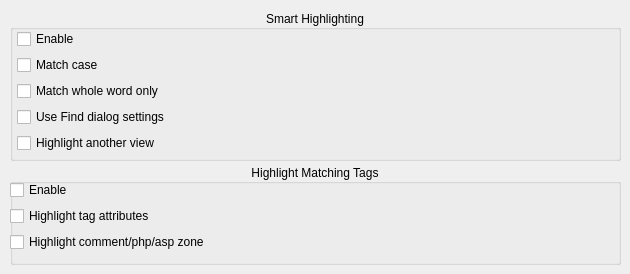
       <widget class="QWidget" name="IDD_PREFERENCE_HILITE_BOX">
        <widget class="QGroupBox" name="IDC_SMARTHILITING_STATIC">
         <property name="geometry">
          <rect>
           <x>10</x>
           <y>10</y>
           <width>611</width>
           <height>151</height>
          </rect>
         </property>
         <property name="title">
          <string>Smart Highlighting</string>
         </property>
         <property name="alignment">
          <set>Qt::AlignCenter</set>
         </property>
         <widget class="QWidget" name="layoutWidget">
          <property name="geometry">
           <rect>
            <x>7</x>
            <y>19</y>
            <width>601</width>
            <height>125</height>
           </rect>
          </property>
          <layout class="QVBoxLayout" name="verticalLayout_16">
           <item>
            <widget class="QCheckBox" name="IDC_CHECK_ENABLSMARTHILITE">
             <property name="text">
              <string>Enable</string>
             </property>
            </widget>
           </item>
           <item>
            <widget class="QCheckBox" name="IDC_CHECK_SMARTHILITECASESENSITIVE">
             <property name="text">
              <string>Match case</string>
             </property>
            </widget>
           </item>
           <item>
            <widget class="QCheckBox" name="IDC_CHECK_SMARTHILITEWHOLEWORDONLY">
             <property name="text">
              <string>Match whole word only</string>
             </property>
            </widget>
           </item>
           <item>
            <widget class="QCheckBox" name="IDC_CHECK_SMARTHILITEUSEFINDSETTINGS">
             <property name="text">
              <string>Use Find dialog settings</string>
             </property>
            </widget>
           </item>
           <item>
            <widget class="QCheckBox" name="IDC_CHECK_SMARTHILITEANOTHERRVIEW">
             <property name="text">
              <string>Highlight another view</string>
             </property>
            </widget>
           </item>
          </layout>
         </widget>
        </widget>
        <widget class="QGroupBox" name="IDC_TAGMATCHEDHILITE_STATIC">
         <property name="geometry">
          <rect>
           <x>10</x>
           <y>164</y>
           <width>611</width>
           <height>101</height>
          </rect>
         </property>
         <property name="title">
          <string>Highlight Matching Tags</string>
         </property>
         <property name="alignment">
          <set>Qt::AlignCenter</set>
         </property>
         <widget class="QWidget" name="layoutWidget">
          <property name="geometry">
           <rect>
            <x>0</x>
            <y>16</y>
            <width>611</width>
            <height>73</height>
           </rect>
          </property>
          <layout class="QVBoxLayout" name="verticalLayout_17">
           <item>
            <widget class="QCheckBox" name="IDC_CHECK_ENABLTAGSMATCHHILITE">
             <property name="text">
              <string>Enable</string>
             </property>
            </widget>
           </item>
           <item>
            <widget class="QCheckBox" name="IDC_CHECK_ENABLTAGATTRHILITE">
             <property name="text">
              <string>Highlight tag attributes</string>
             </property>
            </widget>
           </item>
           <item>
            <widget class="QCheckBox" name="IDC_CHECK_HIGHLITENONEHTMLZONE">
             <property name="text">
              <string>Highlight comment/php/asp zone</string>
             </property>
            </widget>
           </item>
          </layout>
         </widget>
        </widget>
       </widget>
